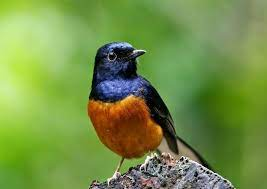
#> input picture P.Citra/presentasi pengambangan/burung.jpg, 267 x 189 px
$ python pengambangan.py
#> lines starting #> are read from the running program, lines starting #| are printed output that depends on the picture; after the words box and inside, x2 and y2 are one past the last pixel; in counts of white or black regions, pixels touching at a corner belong together
# menggunakan library pillow
from PIL import Image
# fungsi citra biner
def citra_biner(nilai_ambang):
    # konversi gambar RGB ke grayscale
#> called with nilai_ambang = 108
    CITRA_GRAYSCALE = Image.open('burung.jpg').convert('L')
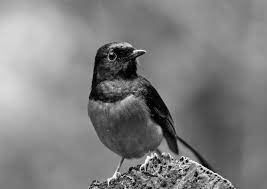
#> CITRA_GRAYSCALE: PIL image 267x189 L; min 0, max 254, mean 127.8
    # untuk akses pixel dari citra grayscale
    PIXEL_GRAYSCALE = CITRA_GRAYSCALE.load()

    # untuk batas mengetahui ukuran gambar yang akan di olah.
    # menggunakan var size
    ukuran_vertikal = CITRA_GRAYSCALE.size[1]
#> ukuran_vertikal = 189
    ukuran_horizontal = CITRA_GRAYSCALE.size[0]
#> ukuran_horizontal = 267


    for y in range(ukuran_vertikal):
        for x in range(ukuran_horizontal):
            # kondisi jika nilai pixel < nilai ambang maka matrixnya =0
            if PIXEL_GRAYSCALE[x, y] < nilai_ambang:
                PIXEL_GRAYSCALE[x, y] = 0
            # kondisi jika nilai pixel > nilai ambang maka matrixnya =1
            else:
                PIXEL_GRAYSCALE[x, y] = 255

    # untuk menyimpan hasil pengolahan citra
    save_gambar = 'gambar_biner_' + str(nilai_ambang) + '.jpg'
    CITRA_GRAYSCALE.save( save_gambar)
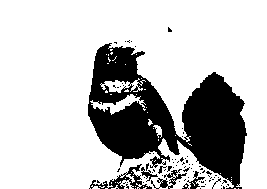
#> saved as gambar_biner_108.jpg: PIL image 267x189 L; 75.6% white; 81 black regions (74 under 20 px), largest, box (x1, y1, x2, y2) and area: (88, 43, 247, 189) 11203, (89, 164, 152, 189) 416, (151, 169, 187, 189) 213


citra_biner(108)
